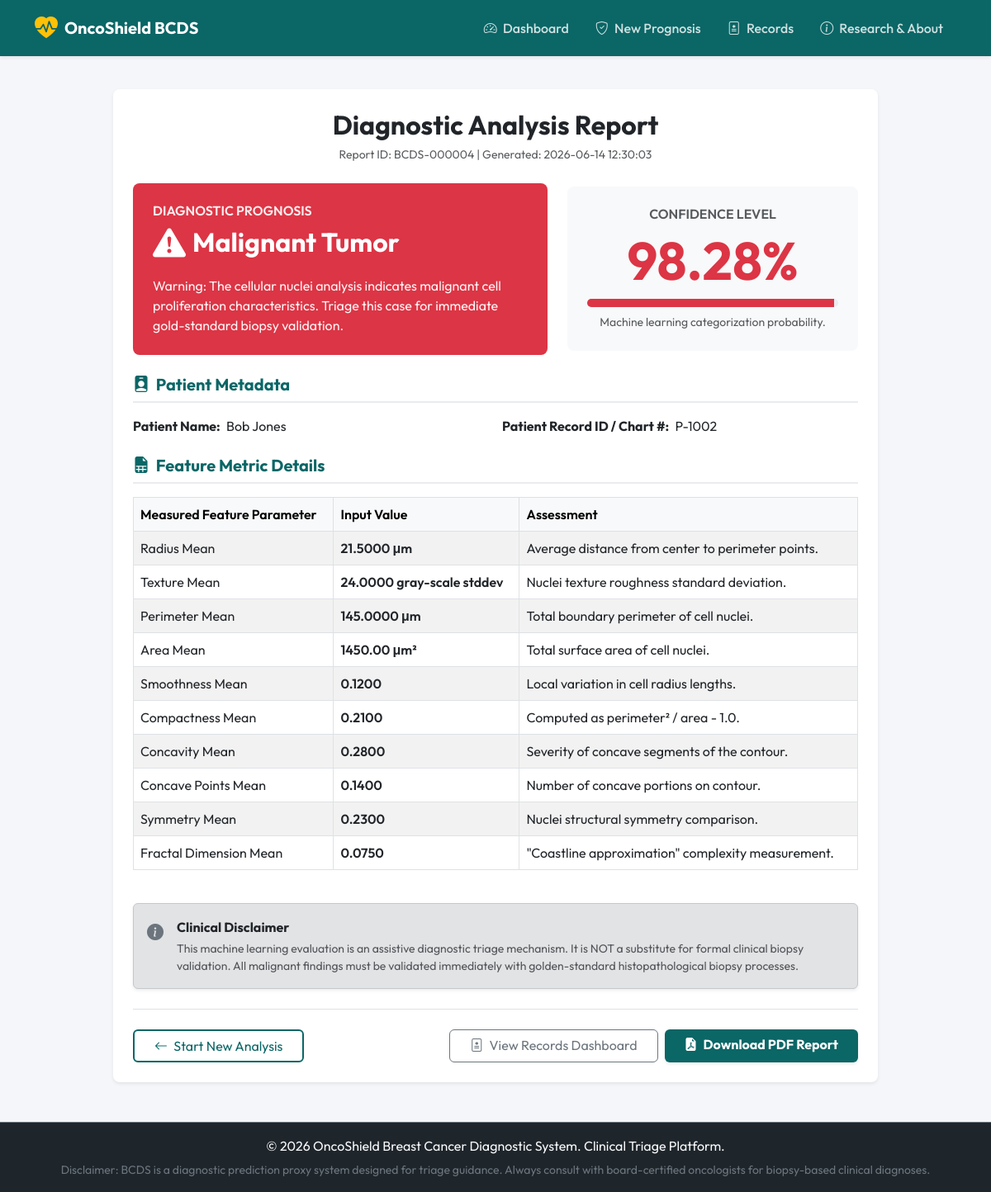
The app's page /result/4 with its own data.
### tables this page shows
CREATE TABLE patient_predictions (
            id INTEGER PRIMARY KEY AUTOINCREMENT,
            timestamp DATETIME DEFAULT CURRENT_TIMESTAMP,
            patient_name TEXT NOT NULL,
            patient_id TEXT NOT NULL,
            radius_mean REAL,
            texture_mean REAL,
            perimeter_mean REAL,
            area_mean REAL,
            smoothness_mean REAL,
            compactness_mean REAL,
            concavity_mean REAL,
            concave_points_mean REAL,
            symmetry_mean REAL,
            fractal_dimension_mean REAL,
            prediction TEXT,
            confidence REAL
        );

### app.py (the view)
@app.route('/result/<int:record_id>')
def result(record_id):
    conn = get_db_connection()
    record = conn.execute('SELECT * FROM patient_predictions WHERE id = ?', (record_id,)).fetchone()
    conn.close()
    if not record:
        flash("Record not found.", "danger")
        return redirect(url_for('index'))
    return render_template('result.html', record=record)

### app.py (called while the page is built)
def get_db_connection():
    conn = sqlite3.connect(DATABASE)
    conn.row_factory = sqlite3.Row
    return conn

### templates/result.html (shortened to what this page needs)
{% extends 'base.html' %}
{% block content %}
<div class="container">
    <div class="row justify-content-center">
        <div class="col-lg-10">
            <div class="card border-0 shadow-sm rounded-3 bg-white p-4 mb-4">
                <div class="text-center mb-4">
                    <h2 class="fw-bold mb-1 text-dark">Diagnostic Analysis Report</h2>
                    <span class="text-muted small">Report ID: BCDS-{{ "%06d"|format(record.id) }} | Generated: {{ record.timestamp }}</span>
                </div>
                <div class="row g-4 align-items-center mb-4">
                    <div class="col-md-7">
                        <div class="p-4 rounded-3 text-white {% if record.prediction == 'Malignant' %}bg-danger{% else %}bg-success{% endif %}">
                            <h6 class="text-uppercase tracking-wider fw-semibold opacity-90 mb-1">Diagnostic Prognosis</h6>
                            <h2 class="fw-bold mb-3 d-flex align-items-center">
                                {% if record.prediction == 'Malignant' %}
                                <i class="bi bi-exclamation-triangle-fill me-2 fs-1 animate-pulse"></i> Malignant Tumor
                                {% else %}
                                <i class="bi bi-check-circle-fill me-2 fs-1"></i> Benign Tumor
                                {% endif %}
                            </h2>
                            <p class="mb-0 opacity-95">
                                {% if record.prediction == 'Malignant' %}
                                Warning: The cellular nuclei analysis indicates malignant cell proliferation characteristics. Triage this case for immediate gold-standard biopsy validation.
                                {% else %}
                                Analysis indicates typical non-invasive breast tissue characteristics. The tumor is categorized as benign. Continue routine preventive mammography schedules.
                                {% endif %}
                            </p>
                        </div>
                    </div>
                    <div class="col-md-5">
                        <div class="card bg-light border-0 p-4 h-100 text-center rounded-3">
                            <h6 class="text-uppercase tracking-wider fw-semibold text-muted mb-2">Confidence Level</h6>
                            <h1 class="display-3 fw-bold mb-2 {% if record.prediction == 'Malignant' %}text-danger{% else %}text-success{% endif %}">
                                {{ "%.2f"|format(record.confidence) }}%
                            </h1>
                            <div class="progress mb-2" style="height: 10px;">
                                {%- set conf_val = record.confidence -%}
                                <div id="confidence-bar"
                                     class="progress-bar {% if record.prediction == 'Malignant' %}bg-danger{% else %}bg-success{% endif %}"
                                     role="progressbar"
                                     aria-valuenow="{{ conf_val }}"
                                     aria-valuemin="0"
                                     aria-valuemax="100">
                                </div>
                            </div>
                            <span class="small text-muted">Machine learning categorization probability.</span>
                        </div>
                    </div>
                </div>
                <h5 class="fw-bold text-teal border-bottom pb-2 mb-3">
                    <i class="bi bi-person-badge-fill me-1"></i> Patient Metadata
                </h5>
                <div class="row g-3 mb-4">
                    <div class="col-md-6">
                        <strong>Patient Name:</strong> <span class="ms-1">{{ record.patient_name }}</span>
                    </div>
                    <div class="col-md-6">
                        <strong>Patient Record ID / Chart #:</strong> <span class="ms-1">{{ record.patient_id }}</span>
                    </div>
                </div>
                <h5 class="fw-bold text-teal border-bottom pb-2 mb-3">
                    <i class="bi bi-file-earmark-spreadsheet-fill me-1"></i> Feature Metric Details
                </h5>
                <div class="table-responsive mb-4">
                    <table class="table table-bordered table-striped align-middle">
                        <thead class="table-light">
                            <tr>
                                <th>Measured Feature Parameter</th>
                                <th>Input Value</th>
                                <th>Assessment</th>
                            </tr>
                        </thead>
                        <tbody>
                            <tr>
                                <td>Radius Mean</td>
                                <td class="fw-semibold">{{ "%.4f"|format(record.radius_mean) }} μm</td>
                                <td>Average distance from center to perimeter points.</td>
                            </tr>
                            <tr>
                                <td>Texture Mean</td>
                                <td class="fw-semibold">{{ "%.4f"|format(record.texture_mean) }} gray-scale stddev</td>
                                <td>Nuclei texture roughness standard deviation.</td>
                            </tr>
                            <tr>
                                <td>Perimeter Mean</td>
                                <td class="fw-semibold">{{ "%.4f"|format(record.perimeter_mean) }} μm</td>
                                <td>Total boundary perimeter of cell nuclei.</td>
                            </tr>
                            <tr>
                                <td>Area Mean</td>
                                <td class="fw-semibold">{{ "%.2f"|format(record.area_mean) }} μm²</td>
                                <td>Total surface area of cell nuclei.</td>
                            </tr>
                            <tr>
                                <td>Smoothness Mean</td>
                                <td class="fw-semibold">{{ "%.4f"|format(record.smoothness_mean) }}</td>
                                <td>Local variation in cell radius lengths.</td>
                            </tr>
                            <tr>
                                <td>Compactness Mean</td>
                                <td class="fw-semibold">{{ "%.4f"|format(record.compactness_mean) }}</td>
                                <td>Computed as perimeter² / area - 1.0.</td>
                            </tr>
                            <tr>
                                <td>Concavity Mean</td>
                                <td class="fw-semibold">{{ "%.4f"|format(record.concavity_mean) }}</td>
                                <td>Severity of concave segments of the contour.</td>
                            </tr>
                            <tr>
                                <td>Concave Points Mean</td>
                                <td class="fw-semibold">{{ "%.4f"|format(record.concave_points_mean) }}</td>
                                <td>Number of concave portions on contour.</td>
                            </tr>
                            <tr>
                                <td>Symmetry Mean</td>
                                <td class="fw-semibold">{{ "%.4f"|format(record.symmetry_mean) }}</td>
                                <td>Nuclei structural symmetry comparison.</td>
                            </tr>
                            <tr>
                                <td>Fractal Dimension Mean</td>
                                <td class="fw-semibold">{{ "%.4f"|format(record.fractal_dimension_mean) }}</td>
                                <td>"Coastline approximation" complexity measurement.</td>
                            </tr>
                        </tbody>
                    </table>
                </div>
                <div class="alert alert-secondary d-flex align-items-start shadow-sm mb-4" role="alert">
                    <i class="bi bi-info-circle-fill fs-5 me-3 text-secondary mt-1"></i>
                    <div>
                        <strong class="text-dark d-block mb-1">Clinical Disclaimer</strong>
                        <p class="small text-muted mb-0">This machine learning evaluation is an assistive diagnostic triage mechanism. It is NOT a substitute for formal clinical biopsy validation. All malignant findings must be validated immediately with golden-standard histopathological biopsy processes.</p>
                    </div>
                </div>
                <div class="d-grid d-md-flex justify-content-md-between gap-2 border-top pt-4">
                    <a href="{{ url_for('predict') }}" class="btn btn-outline-teal px-4">
                        <i class="bi bi-arrow-left me-1"></i> Start New Analysis
                    </a>
                    <div class="d-grid d-md-flex gap-2">
                        <a href="{{ url_for('admin') }}" class="btn btn-outline-secondary px-4">
                            <i class="bi bi-file-medical me-1"></i> View Records Dashboard
                        </a>
                        <a href="{{ url_for('download_pdf', record_id=record.id) }}" class="btn btn-teal px-4 fw-bold shadow-sm">
                            <i class="bi bi-file-earmark-pdf-fill me-1"></i> Download PDF Report
                        </a>
                    </div>
                </div>
            </div>
        </div>
    </div>
</div>
{% endblock %}

### static/css/style.css (style rules this page uses)
body { font-family: 'Outfit', sans-serif; background-color: #f4f6f9; color: #212529; display: flex; flex-direction: column; min-height: 100vh; }
.text-teal { color: #0b6666 !important; }
.btn-teal { background-color: #0b6666; color: #ffffff; border: none; transition: all 0.25s ease-in-out; }
.btn-outline-teal { border: 2px solid #0b6666; color: #0b6666; background: transparent; transition: all 0.25s ease-in-out; }
.card { transition: transform 0.2s ease-in-out, box-shadow 0.2s ease-in-out; }
h5.border-bottom { border-bottom: 2px solid #e9ecef !important; }
.animate-pulse { animation: pulse 2s infinite ease-in-out; }
.opacity-90 { opacity: 0.90; }
.opacity-95 { opacity: 0.95; }
.table th { font-weight: 600; }

### records on screen
patient_predictions: id "000004", timestamp "2026-06-14 12:30:03", confidence "98.28", patient_name "Bob Jones", patient_id "P-1002", radius_mean "21.5000", texture_mean "24.0000", perimeter_mean "145.0000", area_mean "1450.00", smoothness_mean "0.1200", compactness_mean "0.2100", concavity_mean "0.2800", concave_points_mean "0.1400", symmetry_mean "0.2300", fractal_dimension_mean "0.0750"
